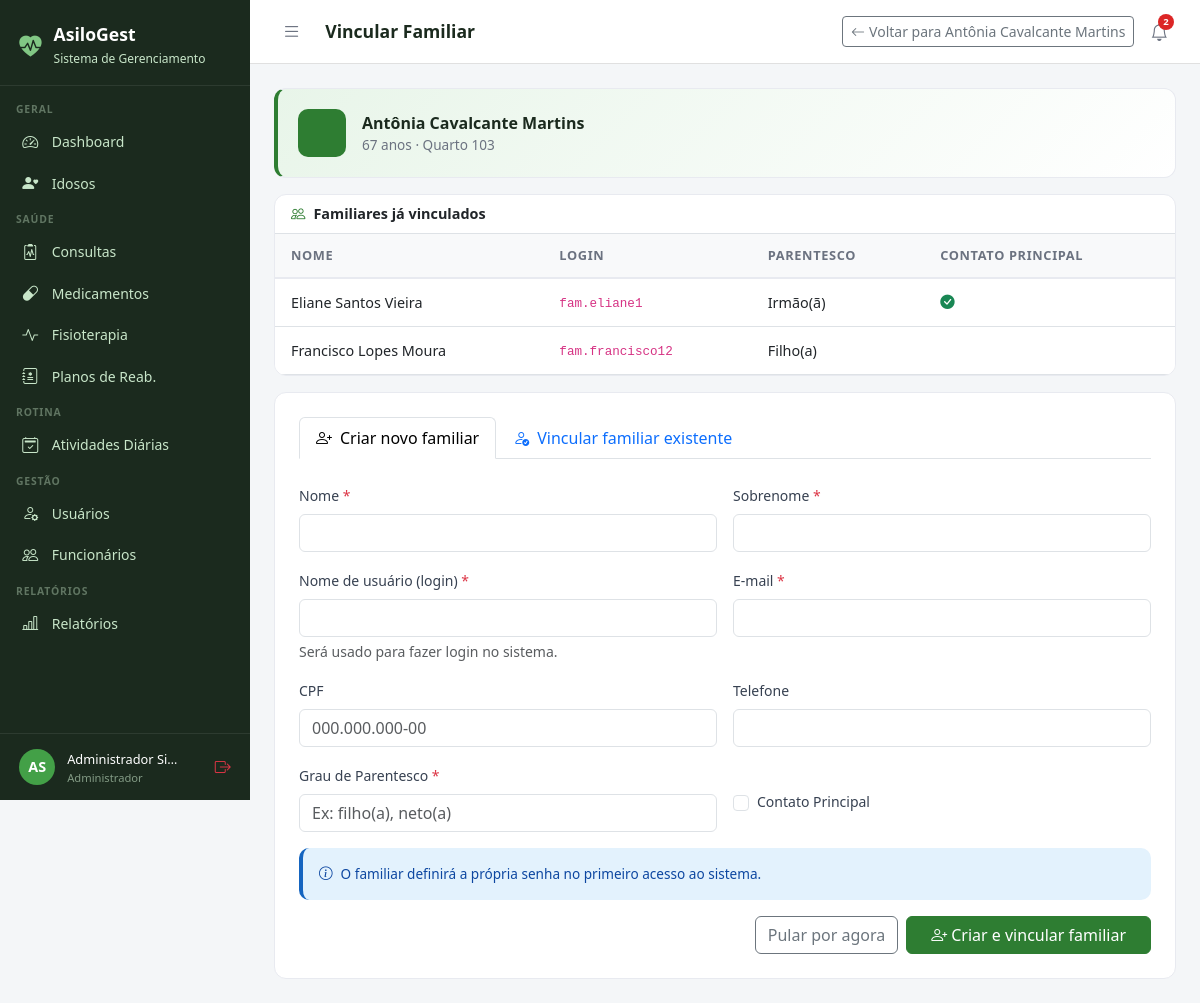
The app's page /idosos/41/vincular-familiar/ (signed in) with its own data.
### core/models.py (models this page shows, shortened)
class Usuario(AbstractUser):
    PERFIL_CHOICES = [
        ('administrador', 'Administrador'),
        ('medico', 'Médico'),
        ('fisioterapeuta', 'Fisioterapeuta'),
        ('enfermeiro', 'Enfermeiro(a)'),
        ('recepcionista', 'Recepcionista'),
        ('familiar', 'Familiar do Idoso'),
    ]
    perfil = models.CharField(
        max_length=20, choices=PERFIL_CHOICES,
        default='recepcionista', verbose_name='Perfil de Acesso'
    )
    telefone = models.CharField(max_length=15, blank=True, verbose_name='Telefone')
    cpf = models.CharField(max_length=14, unique=True, null=True, blank=True, verbose_name='CPF')
    foto = models.ImageField(upload_to='usuarios/', blank=True, null=True, verbose_name='Foto')
    data_nascimento = models.DateField(null=True, blank=True, verbose_name='Data de Nascimento')
    especialidade = models.CharField(
        max_length=100, blank=True, verbose_name='Especialidade',
        help_text='Preencha para Médico ou Fisioterapeuta'
    )
    data_admissao = models.DateField(null=True, blank=True, verbose_name='Data de Admissão')
    primeiro_acesso = models.BooleanField(
        default=True, verbose_name='Primeiro Acesso',
        help_text='Usuário deve definir senha no primeiro login'
    )
    ativo = models.BooleanField(default=True, verbose_name='Ativo')
    criado_em = models.DateTimeField(auto_now_add=True)
    class Meta:
        verbose_name = 'Usuário'
        verbose_name_plural = 'Usuários'
        ordering = ['first_name', 'last_name']
    def __str__(self):
        return f"{self.get_full_name()} ({self.get_perfil_display()})"
    @property
    def is_administrador(self):
        return self.perfil == 'administrador' or self.is_superuser
    @property
    def is_fisioterapeuta(self):
        return self.perfil == 'fisioterapeuta'
    @property
    def is_familiar(self):
        return self.perfil == 'familiar'
    @property
    def pode_ver_saude(self):
        return (self.is_administrador or self.is_medico
                or self.is_fisioterapeuta or self.is_enfermeiro)
    @property
    def pode_cadastrar_usuarios(self):
        return self.is_administrador or self.is_recepcionista
    @property
    def pode_administrar(self):
        return self.is_administrador

### idosos/models.py (models this page shows, shortened)
class Idoso(models.Model):
    SEXO_CHOICES = [('M', 'Masculino'), ('F', 'Feminino')]
    TIPO_SANGUINEO = [('A+','A+'),('A-','A-'),('B+','B+'),('B-','B-'),('AB+','AB+'),('AB-','AB-'),('O+','O+'),('O-','O-')]
    STATUS_CHOICES = [('ativo','Ativo'),('inativo','Inativo'),('internado','Internado'),('falecido','Falecido')]
    nome = models.CharField(max_length=150, verbose_name='Nome Completo')
    data_nascimento = models.DateField(verbose_name='Data de Nascimento')
    sexo = models.CharField(max_length=1, choices=SEXO_CHOICES)
    cpf = models.CharField(max_length=14, unique=True, null=True, blank=True)
    rg = models.CharField(max_length=20, blank=True)
    tipo_sanguineo = models.CharField(max_length=3, choices=TIPO_SANGUINEO, blank=True)
    foto = models.ImageField(upload_to='idosos/', blank=True, null=True)
    status = models.CharField(max_length=10, choices=STATUS_CHOICES, default='ativo')
    endereco = models.CharField(max_length=200, blank=True)
    cidade = models.CharField(max_length=100, blank=True)
    estado = models.CharField(max_length=2, blank=True)
    cep = models.CharField(max_length=9, blank=True)
    alergias = models.TextField(blank=True, verbose_name='Alergias')
    condicoes_medicas = models.TextField(blank=True, verbose_name='Condições Médicas')
    observacoes = models.TextField(blank=True, verbose_name='Observações Gerais')
    data_entrada = models.DateField(verbose_name='Data de Entrada')
    numero_quarto = models.CharField(max_length=10, blank=True, verbose_name='Quarto')
    criado_em = models.DateTimeField(auto_now_add=True)
    atualizado_em = models.DateTimeField(auto_now=True)
    class Meta:
        verbose_name = 'Idoso'
        verbose_name_plural = 'Idosos'
        ordering = ['nome']
    @property
    def idade(self):
        from datetime import date
        hoje = date.today()
        return hoje.year - self.data_nascimento.year - (
            (hoje.month, hoje.day) < (self.data_nascimento.month, self.data_nascimento.day)
        )

class FamiliarVinculo(models.Model):
    familiar = models.ForeignKey(Usuario, on_delete=models.CASCADE, related_name='idosos_vinculados', limit_choices_to={'perfil': 'familiar'})
    idoso = models.ForeignKey(Idoso, on_delete=models.CASCADE, related_name='familiares')
    parentesco = models.CharField(max_length=50, verbose_name='Parentesco')
    contato_principal = models.BooleanField(default=False, verbose_name='Contato Principal')
    criado_em = models.DateTimeField(auto_now_add=True)
    class Meta:
        verbose_name = 'Vínculo Familiar'
        verbose_name_plural = 'Vínculos Familiares'
        unique_together = ('familiar', 'idoso')

### idosos/views.py (the view, shortened to what this page needs)
# urls.py: path('<int:idoso_pk>/vincular-familiar/', views.vincular_familiar, name='vincular_familiar'),
@login_required
@admin_ou_recepcionista_required
def vincular_familiar(request, idoso_pk):
    idoso = get_object_or_404(Idoso, pk=idoso_pk)
    familiares_existentes = idoso.familiares.select_related('familiar').all()
    form_vincular = FamiliarVinculoForm(prefix='vincular', idoso=idoso)
    form_criar = CriarFamiliarForm(prefix='criar')
    return render(request, 'idosos/vincular_familiar.html', {
        'form_vincular': form_vincular,
        'form_criar': form_criar,
        'idoso': idoso,
        'familiares_existentes': familiares_existentes,
    })

### templates/idosos/vincular_familiar.html (shortened to what this page needs)
{% extends 'base.html' %}
{% block page_title %}Vincular Familiar{% endblock %}
{% block topbar_actions %}
<a href="{% url 'idosos:detalhe' idoso.pk %}" class="btn btn-sm btn-outline-secondary">
  <i class="bi bi-arrow-left me-1"></i>Voltar para {{ idoso.nome }}
</a>
{% endblock %}
{% block content %}
<div class="row g-3">
  <div class="col-12">
    <div class="stat-card" style="background:linear-gradient(135deg,#E8F5E9,#fff);border-left:4px solid #2E7D32;">
      <div class="d-flex align-items-center gap-3">
        <div class="stat-icon" style="background:#2E7D32;color:#fff;"></div>
        <div>
          <div style="font-weight:700;font-size:1rem;color:#1B2A1E;">{{ idoso.nome }}</div>
          <div style="font-size:.85rem;color:#6B7280;">{{ idoso.idade }} anos · Quarto {{ idoso.numero_quarto|default:"–" }}</div>
        </div>
      </div>
    </div>
  </div>
  {% if familiares_existentes %}
  <div class="col-12">
    <div class="table-card">
      <div class="px-3 py-2 border-bottom" style="font-weight:600;font-size:.9rem;">
        <i class="bi bi-people me-2" style="color:#2E7D32;"></i>Familiares já vinculados
      </div>
      <table class="table table-hover mb-0">
        <thead><tr><th>Nome</th><th>Login</th><th>Parentesco</th><th>Contato Principal</th></tr></thead>
        <tbody>
          {% for v in familiares_existentes %}
          <tr>
            <td>{{ v.familiar.get_full_name }}</td>
            <td><code>{{ v.familiar.username }}</code></td>
            <td>{{ v.parentesco }}</td>
            <td>{% if v.contato_principal %}<i class="bi bi-check-circle-fill text-success"></i>{% endif %}</td>
          </tr>
          {% endfor %}
        </tbody>
      </table>
    </div>
  </div>
  {% endif %}
  <div class="col-12">
    <div class="form-card">
      <ul class="nav nav-tabs mb-4" id="tabFamiliar">
        <li class="nav-item">
          <button class="nav-link active" data-bs-toggle="tab" data-bs-target="#tab-criar">
            <i class="bi bi-person-plus me-2"></i>Criar novo familiar
          </button>
        </li>
        <li class="nav-item">
          <button class="nav-link" data-bs-toggle="tab" data-bs-target="#tab-vincular">
            <i class="bi bi-person-check me-2"></i>Vincular familiar existente
          </button>
        </li>
      </ul>
      <div class="tab-content">
        <div class="tab-pane fade show active" id="tab-criar">
          <form method="post">
            <div class="row g-3">
              <div class="col-md-6">
                <label class="form-label">{{ form_criar.first_name.label }} <span class="text-danger">*</span></label>
                {{ form_criar.first_name }}
              </div>
              <div class="col-md-6">
                <label class="form-label">{{ form_criar.last_name.label }} <span class="text-danger">*</span></label>
                {{ form_criar.last_name }}
              </div>
              <div class="col-md-6">
                <label class="form-label">{{ form_criar.username.label }} <span class="text-danger">*</span></label>
                {{ form_criar.username }}
                <div class="form-text">Será usado para fazer login no sistema.</div>
              </div>
              <div class="col-md-6">
                <label class="form-label">{{ form_criar.email.label }} <span class="text-danger">*</span></label>
                {{ form_criar.email }}
              </div>
              <div class="col-md-6">
                <label class="form-label">{{ form_criar.cpf.label }}</label>
                {{ form_criar.cpf }}
              </div>
              <div class="col-md-6">
                <label class="form-label">{{ form_criar.telefone.label }}</label>
                {{ form_criar.telefone }}
              </div>
              <div class="col-md-6">
                <label class="form-label">{{ form_criar.parentesco.label }} <span class="text-danger">*</span></label>
                {{ form_criar.parentesco }}
              </div>
              <div class="col-md-6 d-flex align-items-center gap-2 mt-4">
                {{ form_criar.contato_principal }}
                <label class="form-check-label form-label mb-0">{{ form_criar.contato_principal.label }}</label>
              </div>
            </div>
            <div class="alert mt-3" style="background:#E3F2FD;border-left:4px solid #1565C0;color:#0D47A1;font-size:.85rem;">
              <i class="bi bi-info-circle me-2"></i>O familiar definirá a própria senha no primeiro acesso ao sistema.
            </div>
            <div class="d-flex gap-2 justify-content-end mt-3">
              <button type="submit" name="acao" value="pular" class="btn btn-outline-secondary">Pular por agora</button>
              <button type="submit" class="btn btn-primary px-4">
                <i class="bi bi-person-plus me-1"></i>Criar e vincular familiar
              </button>
            </div>
          </form>
        </div>
      </div>
    </div>
  </div>
</div>
{% endblock %}

### templates/base.html (shortened to what this page needs)
<!DOCTYPE html>
<html lang="pt-br">
<head>
  <link href="https://cdn.jsdelivr.net/npm/bootstrap@5.3.0/dist/css/bootstrap.min.css" rel="stylesheet">
  <link href="https://cdn.jsdelivr.net/npm/bootstrap-icons@1.11.0/font/bootstrap-icons.css" rel="stylesheet">
</head>
<body>
{% if user.is_authenticated %}
<div id="sidebar">
  <div class="sidebar-brand">
    <i class="bi bi-heart-pulse-fill" style="color:#81C784;font-size:1.4rem;"></i>
    <div>
      <h5 style="margin:0;">AsiloGest</h5>
      <small>Sistema de Gerenciamento</small>
    </div>
  </div>
  <nav class="sidebar-nav">
    <div class="nav-section">Geral</div>
    <a href="{% url 'dashboard' %}" class="sidebar-link {% if request.resolver_match.url_name == 'dashboard' %}active{% endif %}">
      <i class="bi bi-speedometer2"></i> Dashboard
    </a>
    <a href="{% url 'idosos:lista' %}" class="sidebar-link">
      <i class="bi bi-person-heart"></i>
      {% if user.is_familiar %}Meus Familiares{% else %}Idosos{% endif %}
    </a>
    {% if user.pode_ver_saude or user.is_familiar %}
    <div class="nav-section">Saúde</div>
    <a href="{% url 'consultas:lista' %}" class="sidebar-link">
      <i class="bi bi-clipboard2-pulse"></i> Consultas
    </a>
    <a href="{% url 'medicamentos:lista' %}" class="sidebar-link">
      <i class="bi bi-capsule"></i> Medicamentos
    </a>
    <a href="{% url 'fisioterapia:lista' %}" class="sidebar-link">
      <i class="bi bi-activity"></i> Fisioterapia
    </a>
    {% if user.pode_ver_saude and not user.is_familiar %}
    <a href="{% url 'fisioterapia:planos_lista' %}" class="sidebar-link">
      <i class="bi bi-journal-medical"></i> Planos de Reab.
    </a>
    {% endif %}
    {% endif %}
    <div class="nav-section">Rotina</div>
    <a href="{% url 'atividades:lista' %}" class="sidebar-link">
      <i class="bi bi-calendar2-check"></i> Atividades Diárias
    </a>
    {% if user.pode_cadastrar_usuarios %}
    <div class="nav-section">Gestão</div>
    <a href="{% url 'usuarios_lista' %}" class="sidebar-link">
      <i class="bi bi-person-gear"></i> Usuários
    </a>
    {% endif %}
    {% if user.pode_administrar %}
    <a href="{% url 'funcionarios:lista' %}" class="sidebar-link">
      <i class="bi bi-people"></i> Funcionários
    </a>
    {% endif %}
    {% if user.pode_ver_saude or user.pode_administrar %}
    <div class="nav-section">Relatórios</div>
    <a href="{% url 'relatorios:lista' %}" class="sidebar-link">
      <i class="bi bi-bar-chart-line"></i> Relatórios
    </a>
    {% endif %}
  </nav>
  <div class="sidebar-user">
    <div class="avatar">{{ user.first_name|first|upper }}{{ user.last_name|first|upper }}</div>
    <div class="info" style="min-width:0;flex:1;">
      <span>{{ user.get_full_name|truncatechars:18 }}</span>
      <small>{{ user.get_perfil_display }}</small>
    </div>
    <a href="{% url 'logout' %}" class="text-danger" title="Sair" style="flex-shrink:0;">
      <i class="bi bi-box-arrow-right"></i>
    </a>
  </div>
</div>
<div id="main">
  <div class="topbar">
    <div class="topbar-left">
      <button class="btn-toggle-sidebar" onclick="toggleSidebar()" title="Menu">
        <i class="bi bi-list"></i>
      </button>
      <h4>{% block page_title %}{% endblock %}</h4>
    </div>
    <div class="d-flex align-items-center gap-2">
      {% block topbar_actions %}{% endblock %}
      <div style="position:relative;">
        <button class="notif-btn" id="notifBtn" onclick="toggleNotif()" title="Notificações">
          <i class="bi bi-bell"></i>
          {% if notif_count %}
          <span class="notif-badge">{{ notif_count }}</span>
          {% endif %}
        </button>
      </div>
    </div>
  </div>
  <div class="content">
    {% block content %}{% endblock %}
  </div>
</div>
{% else %}
{% block full_content %}{% endblock %}
{% endif %}
</body>
</html>

### records on screen
Usuario: first_name|first "A", last_name|first "S", get_full_name "Administrador Si…", perfil "Administrador"
Idoso: nome "Antônia Cavalcante Martins", idade "67", numero_quarto "103"
FamiliarVinculo: familiar.get_full_name "Eliane Santos Vieira", familiar.username "fam.eliane1", parentesco "Irmão(ã)", contato_principal True (drawn)
FamiliarVinculo: familiar.get_full_name "Francisco Lopes Moura", familiar.username "fam.francisco12", parentesco "Filho(a)"

### other values on screen
{{ notif_count }} "2"
